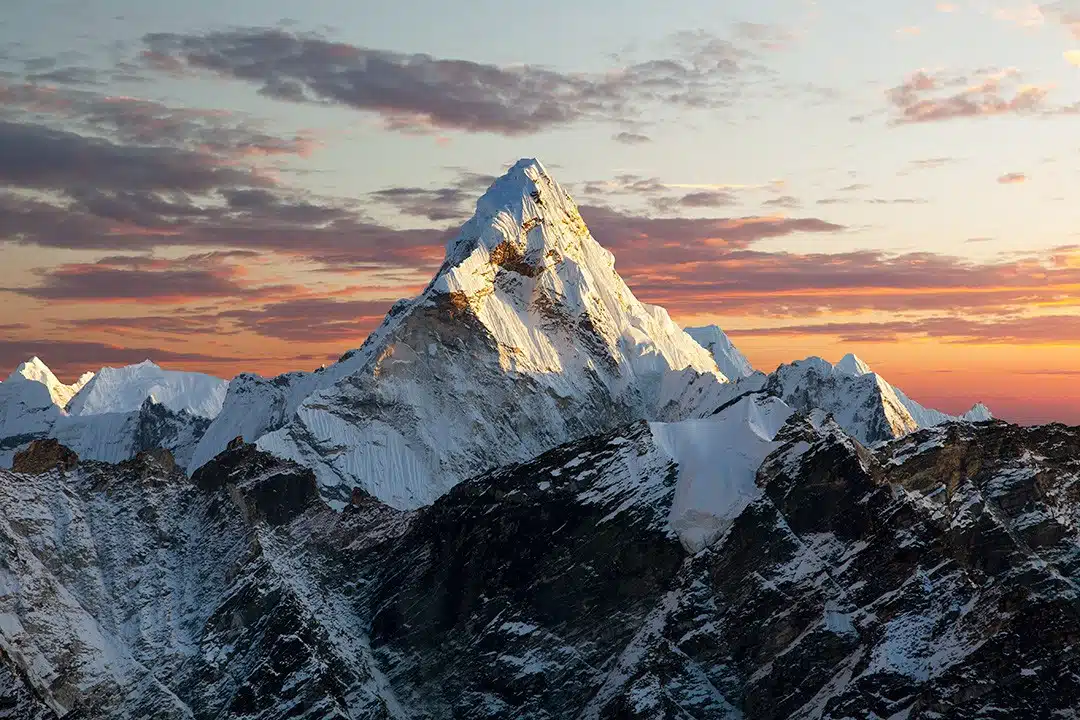
#> input picture docs/01_reading_writing/mountain.png, 1080 x 720 px
$ jupyter execute reading_and_writing.ipynb
#> lines starting #> are read from the running program, lines starting #| are printed output that depends on the picture
[cell 1]
# !pip install opencv-python
# !pip install ipykernel

[cell 2]
import cv2 as cv

[cell 3]
# Read the image
image = cv.imread("./mountain.png")
#> image is the input picture: shape (720, 1080, 3); mean B, G, R 114, 114.4, 118.3

[cell 4]
# check if image is loaded successfully

if image is None:
    print("Error : Cound not load the image.")
else:
    print("Image loaded successfully.")

[cell 5]
## Inspect the image
image.shape
#> Out = (720, 1080, 3)

[cell 6]
image[0]
#> Out = 1080 rows, first 8: [149, 144, 124], [149, 144, 124], [149, 144, 124], [149, 144, 124], [149, 144, 124], [149, 144, 124], [149, 144, 124], [149, 144, 124]

[cell 7]
image[0][0]
#> Out = [149, 144, 124]

[cell 8]
# Display the image

# cv.imshow("Image window", image)
# cv.waitKey(0)
# cv.destroyAllWindows()

[cell 9]
import matplotlib.pyplot as plt

plt.imshow(image)
plt.show()

#### Note:
The above image looks different from original image because by default opencv read the image as BGR instead of RGB so we have to convert it to RGB first and then have to plot with matplotlib.

[cell 10]
RGB_img = cv.cvtColor(image, code=cv.COLOR_BGR2RGB)
plt.imshow(RGB_img)
plt.axis("off")  # <-- Change 0 to 'off'
plt.show()

[cell 11]
# Write the image
image_new = image + 30
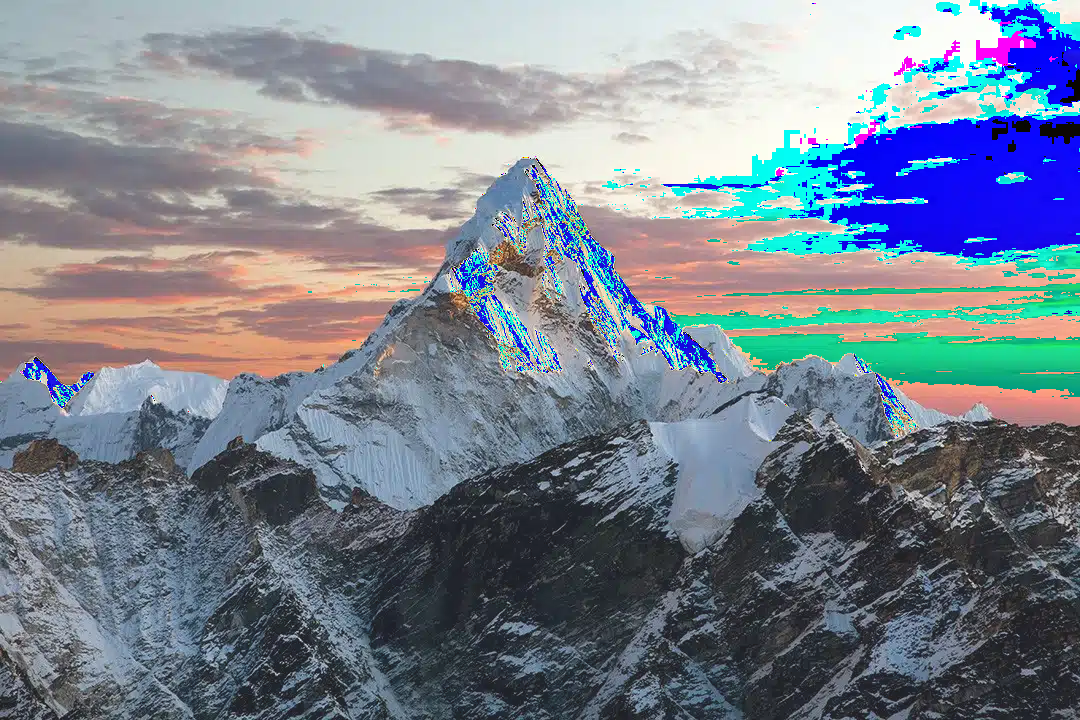
#> image_new: shape (720, 1080, 3); mean B, G, R 143.4, 130.4, 120.9
cv.imwrite("mountain_30.jpg", image_new)
#> Out = True
